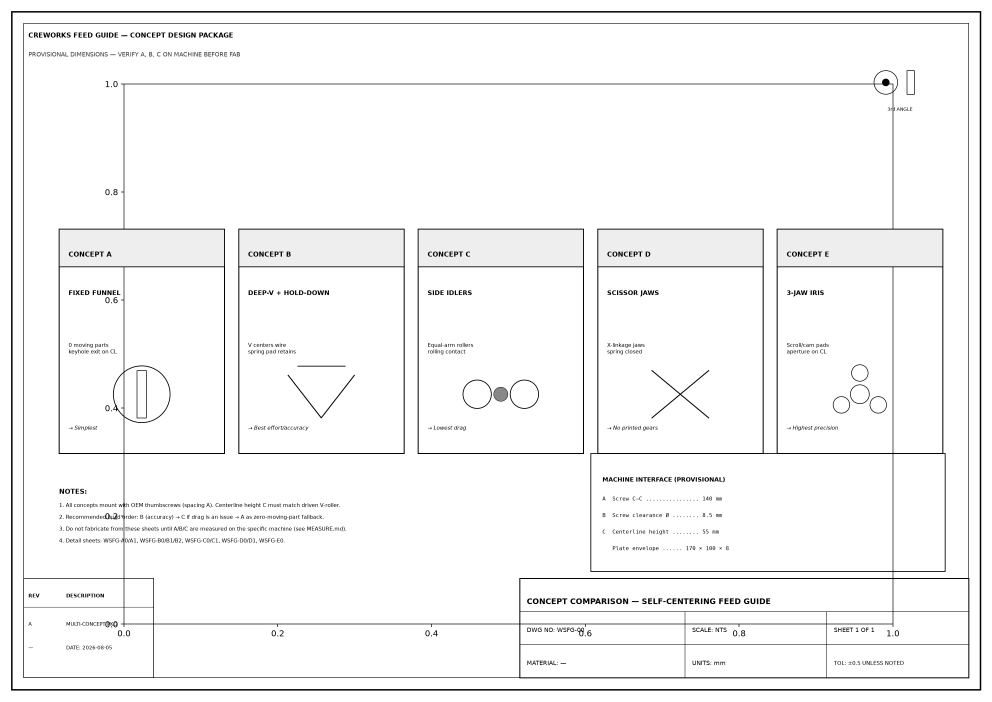
#> input picture designs/creworks-self-centering-feed-guide/drawings/sheets/WSFG-00_concept_comparison.png, 2976 x 2104 px (shown at 1/3 size)
$ python photo_sheet.py ../designs/creworks-self-centering-feed-guide/drawings/sheets/WSFG-00_concept_comparison.png
#> lines starting #> are read from the running program, lines starting #| are printed output that depends on the picture
#!/usr/bin/env python3
"""Compose a print-ready 8.5x11 photo sheet from a set of images.

Usage:
    python photo_sheet.py photo1.jpg photo2.jpg ... [options]
    python photo_sheet.py /path/to/folder [options]

Examples:
    # 9 photos, auto 3x3 grid, saved as PDF at 300 DPI
    python photo_sheet.py *.jpg -o sheet.pdf

    # Explicit grid + landscape
    python photo_sheet.py photos/ -c 3 -r 3 --landscape

    # No cropping (letterbox photos to fit their cell)
    python photo_sheet.py photos/ --fit contain
"""

from __future__ import annotations

import argparse
import math
import sys
from pathlib import Path

try:
    from PIL import Image, ImageOps
except ImportError:
    sys.stderr.write(
        "Pillow is required. Install it with: pip install pillow\n"
    )
    sys.exit(1)


IMAGE_EXTS = {".jpg", ".jpeg", ".png", ".webp", ".bmp", ".tif", ".tiff", ".heic"}


def collect_images(paths: list[str]) -> list[Path]:
    out: list[Path] = []
    for p in paths:
        path = Path(p)
        if path.is_dir():
            files = sorted(
                (f for f in path.iterdir() if f.suffix.lower() in IMAGE_EXTS),
                key=lambda f: f.name.lower(),
            )
            out.extend(files)
        elif path.is_file():
            out.append(path)
        else:
            sys.stderr.write(f"warning: skipping missing path: {p}\n")
    return out


def auto_grid(n: int, page_w_in: float, page_h_in: float) -> tuple[int, int]:
    """Pick columns × rows that best fit n photos with roughly square cells."""
#> called with n = 1, page_w_in = 8.5, page_h_in = 11
    if n <= 0:
        return (1, 1)
    best = (3, 3)
    best_score = math.inf
    for c in range(1, 7):
        for r in range(1, 7):
            if c * r < n:
                continue
            cell_w = page_w_in / c
            cell_h = page_h_in / r
            aspect_penalty = abs(math.log(cell_w / cell_h))
            waste = c * r - n
            score = aspect_penalty * 2 + waste * 0.2
            if score < best_score:
                best_score = score
                best = (c, r)
    return best


def fit_image(img: Image.Image, box_w_px: int, box_h_px: int, mode: str) -> Image.Image:
    """Return an RGB image sized exactly (box_w_px, box_h_px) using the requested fit mode."""
    img = ImageOps.exif_transpose(img)
    if img.mode != "RGB":
        img = img.convert("RGB")

    if mode == "cover":
        # ImageOps.fit crops centrally to fill the box exactly.
        return ImageOps.fit(img, (box_w_px, box_h_px), method=Image.LANCZOS)

    # contain: preserve entire image with white letterbox.
    src_w, src_h = img.size
    scale = min(box_w_px / src_w, box_h_px / src_h)
    new_w = max(1, int(round(src_w * scale)))
    new_h = max(1, int(round(src_h * scale)))
    resized = img.resize((new_w, new_h), Image.LANCZOS)
    canvas = Image.new("RGB", (box_w_px, box_h_px), (255, 255, 255))
    canvas.paste(resized, ((box_w_px - new_w) // 2, (box_h_px - new_h) // 2))
    return canvas


def compose(
    images: list[Path],
    output: Path,
    cols: int | None,
    rows: int | None,
    margin_in: float,
    gap_in: float,
    dpi: int,
    landscape: bool,
    fit: str,
    repeat_to_fill: bool,
    cut_guides: bool,
) -> None:
    if not images:
        raise SystemExit("No input images.")

    page_w_in = 11.0 if landscape else 8.5
    page_h_in = 8.5 if landscape else 11.0

    if cols is None or rows is None:
        c_auto, r_auto = auto_grid(len(images), page_w_in, page_h_in)
        cols = cols or c_auto
        rows = rows or r_auto

    total_cells = cols * rows
    picks = list(images)
    if repeat_to_fill and picks:
        while len(picks) < total_cells:
            picks.append(picks[len(picks) % len(images)])
    picks = picks[:total_cells]

    page_w_px = int(round(page_w_in * dpi))
    page_h_px = int(round(page_h_in * dpi))
    margin_px = int(round(margin_in * dpi))
    gap_px = int(round(gap_in * dpi))

    inner_w = page_w_px - 2 * margin_px - gap_px * (cols - 1)
    inner_h = page_h_px - 2 * margin_px - gap_px * (rows - 1)
    if inner_w <= 0 or inner_h <= 0:
        raise SystemExit(
            "Margins and gaps leave no room for photos. Reduce margin/gap or use a bigger page."
        )
    cell_w = inner_w // cols
    cell_h = inner_h // rows

    canvas = Image.new("RGB", (page_w_px, page_h_px), (255, 255, 255))
#> canvas: PIL image 2550x3300 RGB; every value is 255

    for i, pth in enumerate(picks):
        col = i % cols
        row = i // cols
        x = margin_px + col * (cell_w + gap_px)
        y = margin_px + row * (cell_h + gap_px)
        try:
            with Image.open(pth) as im:
#> im is the input picture: PIL image 2976x2104 RGBA; mean R, G, B, A 246.4, 246.4, 246.4, 255
                tile = fit_image(im, cell_w, cell_h, fit)
#> in fit_image, `return ImageOps.fit(img, (box_w_px, box_h_px), method=Image.LANCZOS)`:
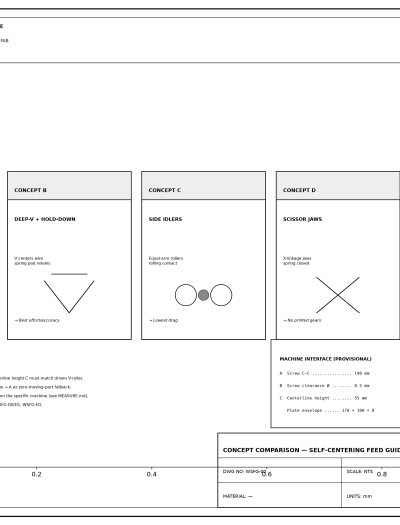
#> returned value: PIL image 2400x3150 RGB (shown at 1/6 size); min 0, max 255, mean 247.3
        except Exception as e:  # noqa: BLE001
            sys.stderr.write(f"warning: failed to load {pth}: {e}\n")
            continue
        canvas.paste(tile, (x, y))
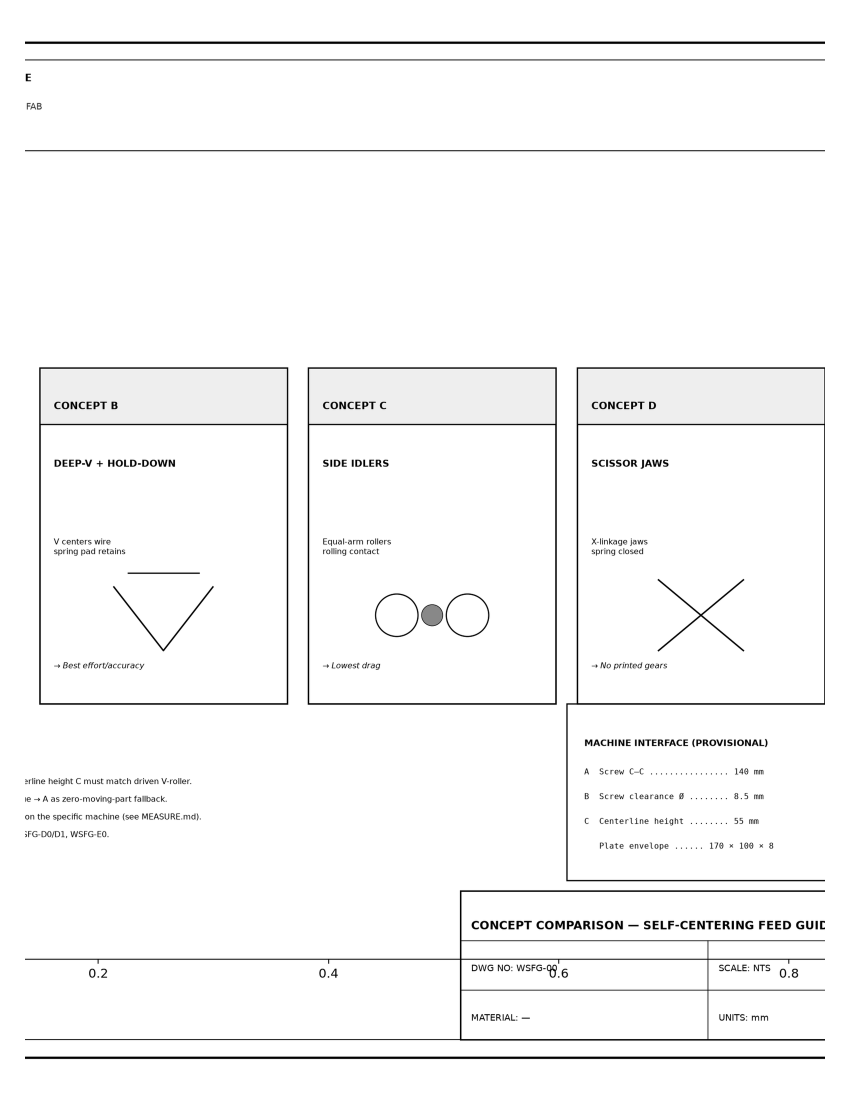
#> canvas: PIL image 2550x3300 RGB (shown at 1/3 size); min 0, max 255, mean 248.1

    if cut_guides:
        # Draw thin cut guides between tiles (extends to the paper edge for scissor-friendly lines).
        from PIL import ImageDraw

        draw = ImageDraw.Draw(canvas)
        color = (200, 200, 200)
        # Vertical guides
        for c in range(1, cols):
            x = margin_px + c * cell_w + (c - 1) * gap_px + gap_px // 2
            draw.line([(x, 0), (x, page_h_px)], fill=color, width=1)
        # Horizontal guides
        for r in range(1, rows):
            y = margin_px + r * cell_h + (r - 1) * gap_px + gap_px // 2
            draw.line([(0, y), (page_w_px, y)], fill=color, width=1)

    output.parent.mkdir(parents=True, exist_ok=True)
    ext = output.suffix.lower()
    if ext == ".pdf":
        canvas.save(output, "PDF", resolution=float(dpi))
    elif ext in {".jpg", ".jpeg"}:
        canvas.save(output, "JPEG", quality=95, dpi=(dpi, dpi))
    else:
        canvas.save(output, dpi=(dpi, dpi))

    print(
        f"Wrote {output} — {page_w_in}x{page_h_in} in, {cols}x{rows} grid, "
        f"{len(picks)} photo{'s' if len(picks) != 1 else ''}, {dpi} DPI, fit={fit}."
    )


def build_parser() -> argparse.ArgumentParser:
    p = argparse.ArgumentParser(description=__doc__, formatter_class=argparse.RawDescriptionHelpFormatter)
    p.add_argument("inputs", nargs="+", help="Image files, globs, and/or directories")
    p.add_argument("-o", "--output", default="photo_sheet.pdf", help="Output file (.pdf, .png, .jpg)")
    p.add_argument("-c", "--cols", type=int, default=None, help="Columns (default: auto)")
    p.add_argument("-r", "--rows", type=int, default=None, help="Rows (default: auto)")
    p.add_argument("--margin", type=float, default=0.25, help="Page margin, inches (default 0.25)")
    p.add_argument("--gap", type=float, default=0.1, help="Gap between photos, inches (default 0.1)")
    p.add_argument("--dpi", type=int, default=300, help="Print resolution (default 300)")
    p.add_argument("--landscape", action="store_true", help="Use 11x8.5 (landscape) instead of 8.5x11")
    p.add_argument(
        "--fit",
        choices=("cover", "contain"),
        default="cover",
        help="cover fills each cell (may crop). contain letterboxes (no crop). Default: cover.",
    )
    p.add_argument(
        "--repeat",
        action="store_true",
        help="Repeat photos in order until every cell is filled.",
    )
    p.add_argument(
        "--cut-guides",
        action="store_true",
        help="Draw faint cut guides between photos.",
    )
    return p


def main(argv: list[str] | None = None) -> None:
    args = build_parser().parse_args(argv)
    images = collect_images(args.inputs)
    if not images:
        raise SystemExit("No images found in the supplied paths.")
    compose(
        images=images,
        output=Path(args.output),
        cols=args.cols,
        rows=args.rows,
        margin_in=args.margin,
        gap_in=args.gap,
        dpi=args.dpi,
        landscape=args.landscape,
        fit=args.fit,
        repeat_to_fill=args.repeat,
        cut_guides=args.cut_guides,
    )


if __name__ == "__main__":
    main()

$ run again, on designs/creworks-self-centering-feed-guide/drawings/sheets/WSFG-A1_funnel_body.png
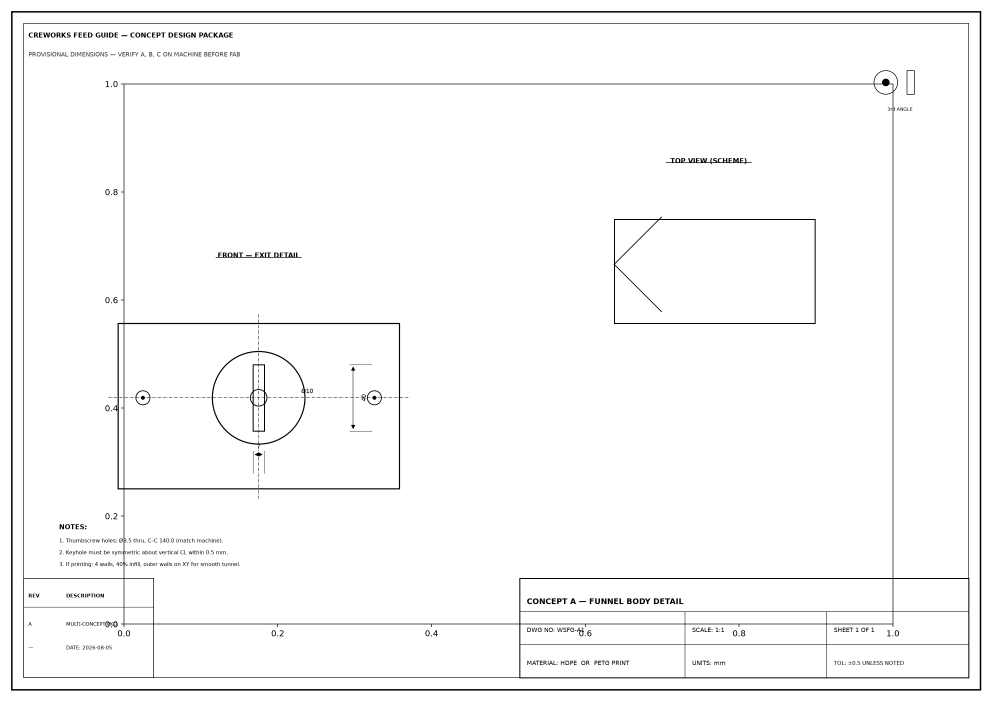
#> input picture designs/creworks-self-centering-feed-guide/drawings/sheets/WSFG-A1_funnel_body.png, 2976 x 2104 px (shown at 1/3 size)
#> in compose, im is the input picture: PIL image 2976x2104 RGBA; mean R, G, B, A 249.2, 249.2, 249.2, 255
#> in fit_image, `return ImageOps.fit(img, (box_w_px, box_h_px), method=Image.LANCZOS)`:
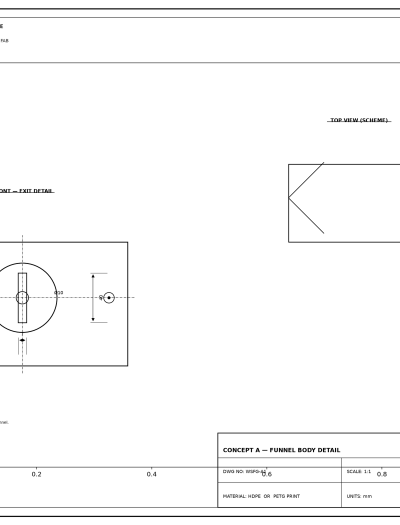
#> returned value: PIL image 2400x3150 RGB (shown at 1/6 size); min 0, max 255, mean 250.4
#> in compose, `canvas.paste(tile, (x, y))`:
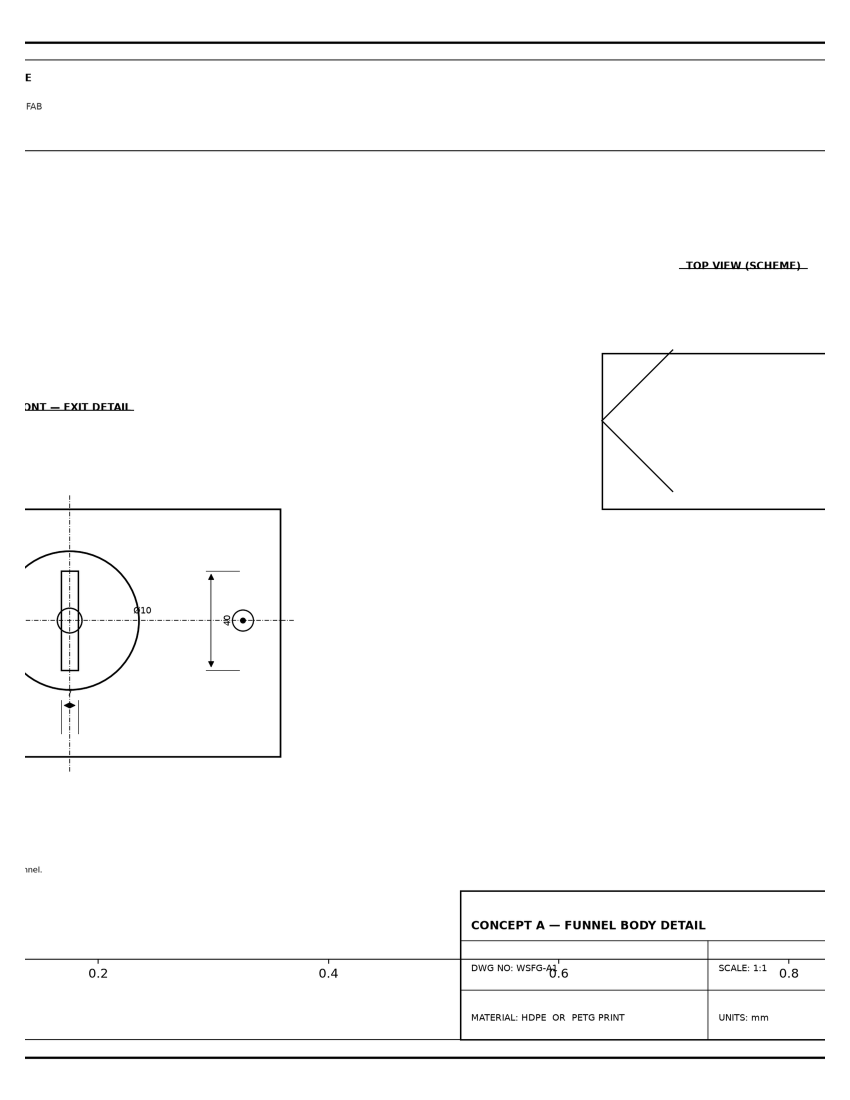
#> canvas: PIL image 2550x3300 RGB (shown at 1/3 size); min 0, max 255, mean 250.9

$ run again, on designs/creworks-self-centering-feed-guide/drawings/sheets/WSFG-B0_vblock_assembly.png
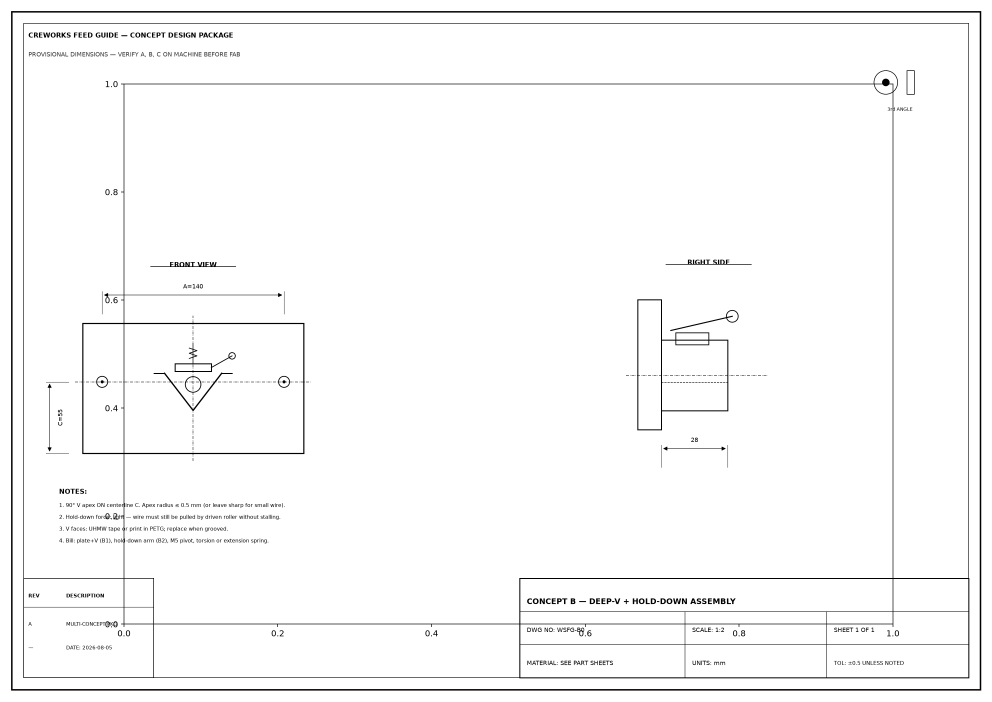
#> input picture designs/creworks-self-centering-feed-guide/drawings/sheets/WSFG-B0_vblock_assembly.png, 2976 x 2104 px (shown at 1/3 size)
#> in compose, im is the input picture: PIL image 2976x2104 RGBA; mean R, G, B, A 249.2, 249.2, 249.2, 255
#> in fit_image, `return ImageOps.fit(img, (box_w_px, box_h_px), method=Image.LANCZOS)`:
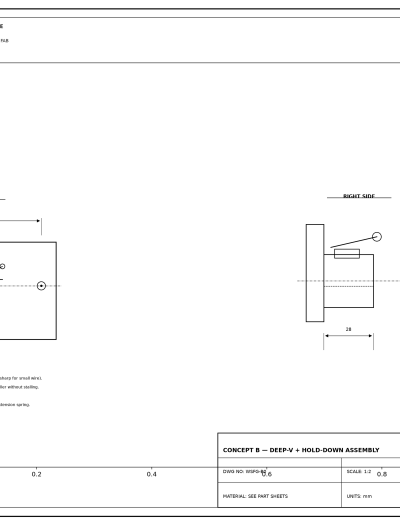
#> returned value: PIL image 2400x3150 RGB (shown at 1/6 size); min 0, max 255, mean 250.7
#> in compose, `canvas.paste(tile, (x, y))`:
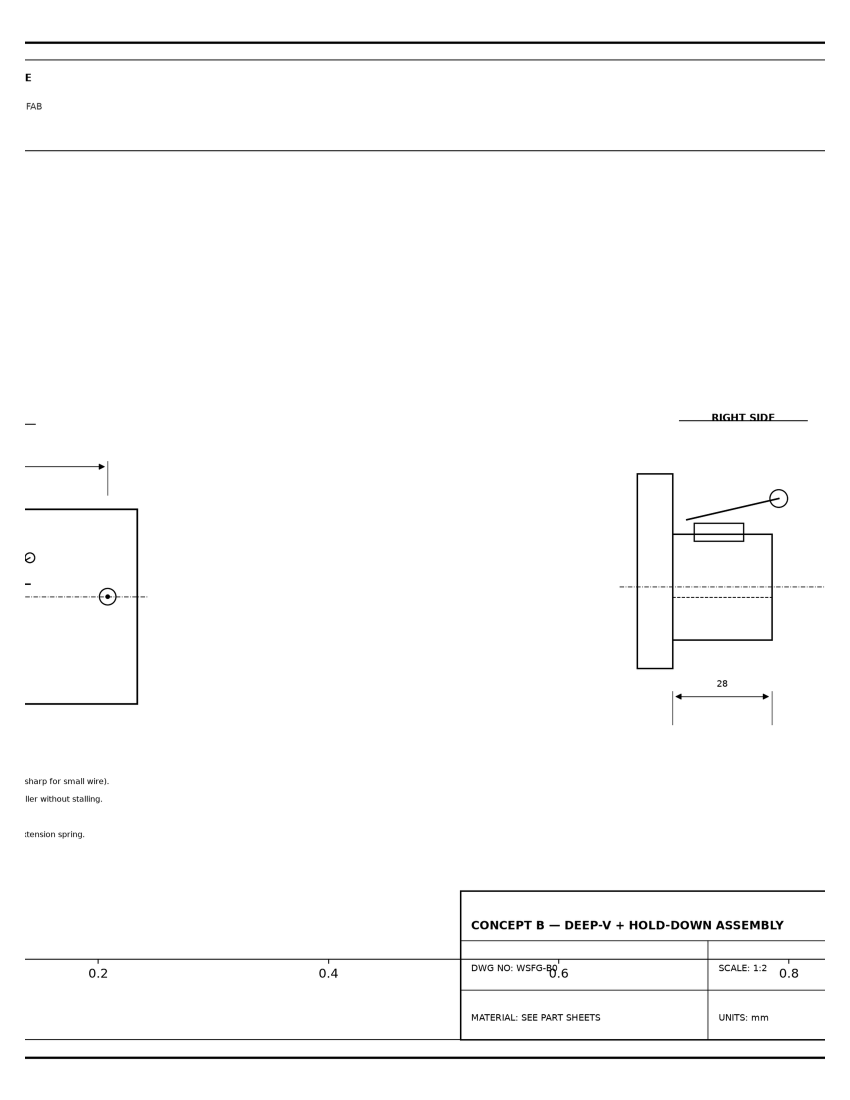
#> canvas: PIL image 2550x3300 RGB (shown at 1/3 size); min 0, max 255, mean 251.2
